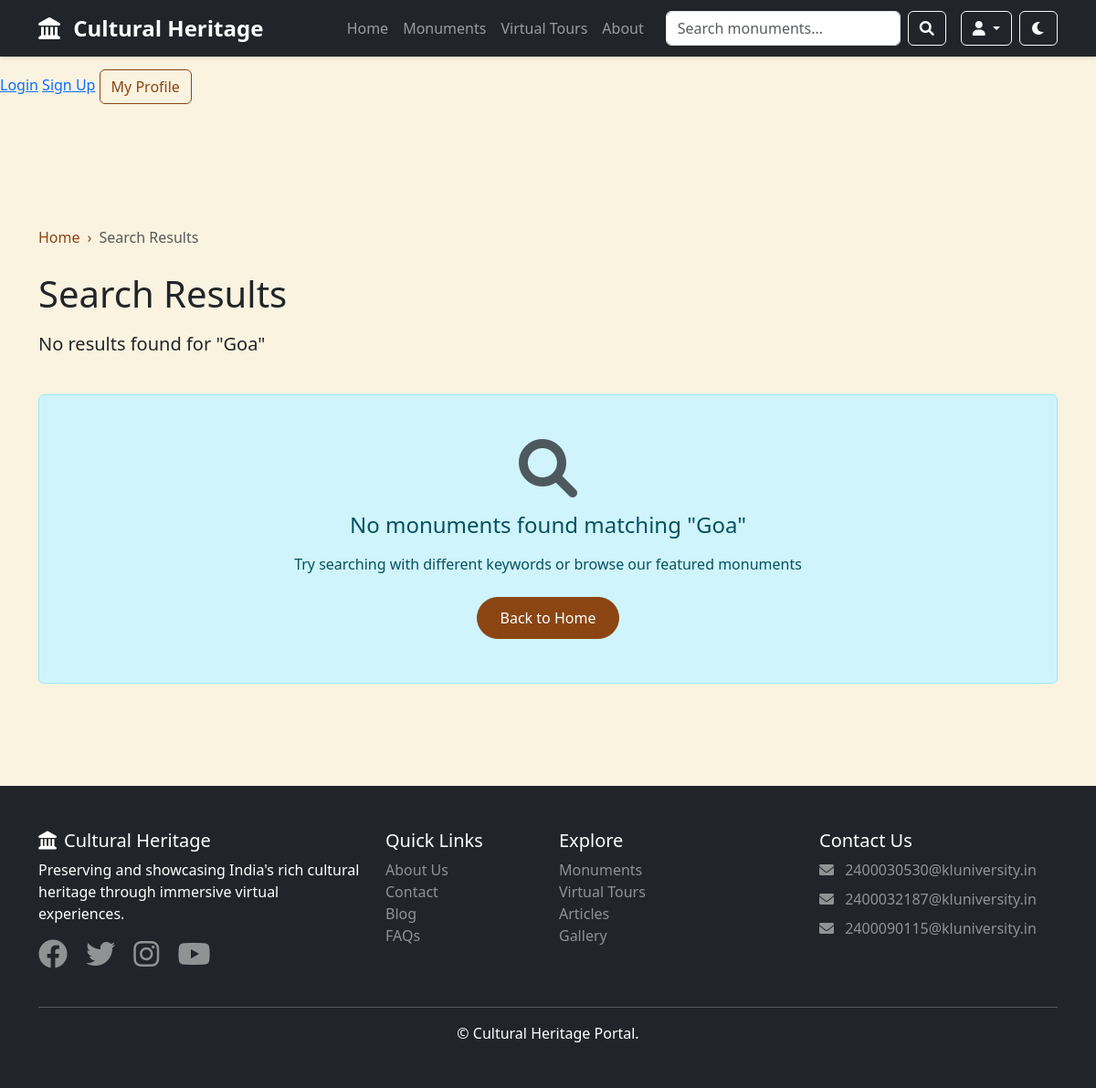
/search/?q=Goa, run on an earlier commit of the app's database.
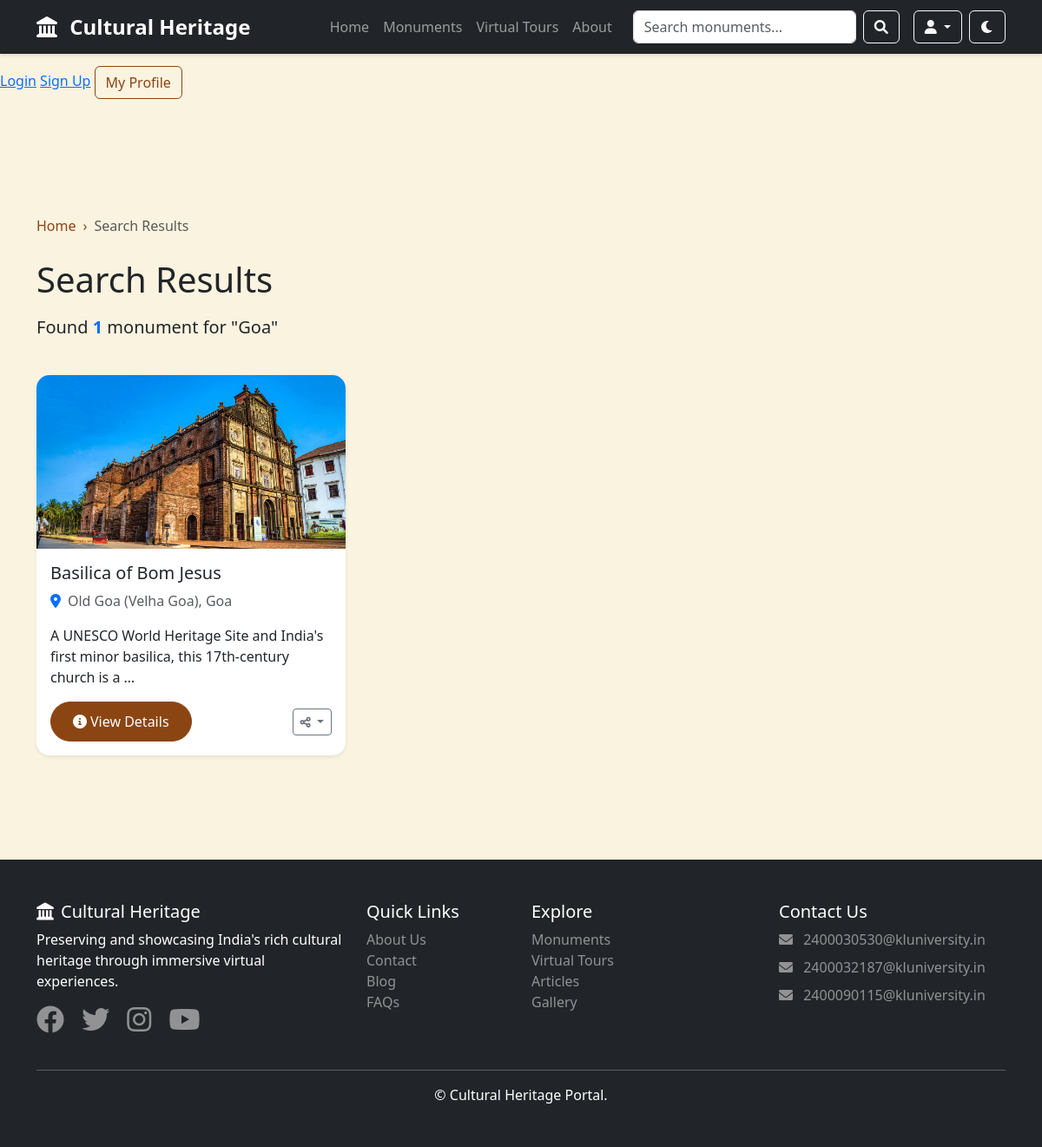
And on a later commit of the database.
### tours/models.py (models this page shows, shortened)
class Monument(models.Model):
    name = models.CharField(max_length=200)
    slug = models.SlugField(unique=True)
    description = models.TextField()
    short_description = models.CharField(max_length=300)
    location = models.CharField(max_length=200)
    state = models.CharField(max_length=100)
    latitude = models.FloatField(default=0.0)
    longitude = models.FloatField(default=0.0)
    period = models.CharField(max_length=100)
    dynasty = models.CharField(max_length=100)
    visiting_hours = models.CharField(max_length=200, default="10:00 AM - 6:00 PM")
    entry_fee = models.CharField(max_length=200, blank=True, default="Free")
    main_image = models.ImageField(upload_to='monuments/main/', null=True, blank=True)
    created_at = models.DateTimeField(auto_now_add=True)
    updated_at = models.DateTimeField(auto_now=True)
    class Meta:
        ordering = ['name']

### tours/views.py (the view)
# urls.py: path('search/', views.search, name='search'),  # Search functionality
def search(request):
    query = request.GET.get('q', '')
    monuments = []
    if query:
        monuments = Monument.objects.filter(
            models.Q(name__icontains=query) |
            models.Q(location__icontains=query) |
            models.Q(state__icontains=query) |
            models.Q(description__icontains=query)
        ).distinct()
    context = {
        'monuments': monuments,
        'query': query,
        'count': monuments.count() if monuments else 0
    }
    return render(request, 'search_results.html', context)

### templates/search_results.html (shortened to what this page needs)
{% extends 'base.html' %}
{% load static %}
{% block content %}
<div class="container py-5">
    <div class="row mb-4">
        <div class="col-12">
            <nav aria-label="breadcrumb">
                <ol class="breadcrumb">
                    <li class="breadcrumb-item"><a href="{% url 'tours:home' %}">Home</a></li>
                    <li class="breadcrumb-item active">Search Results</li>
                </ol>
            </nav>
            <h1 class="mb-3">Search Results</h1>
            <p class="lead">
                {% if count > 0 %}
                    Found <span class="fw-bold text-primary">{{ count }}</span> monument{{ count|pluralize }} for "{{ query }}"
                {% else %}
                    No results found for "{{ query }}"
                {% endif %}
            </p>
        </div>
    </div>
    <div class="row g-4">
        {% for monument in monuments %}
        <div class="col-md-4 mb-4">
            <div class="card h-100 shadow-sm hover-card">
                {% if monument.main_image and monument.main_image.url %}
                <img src="{{ monument.main_image.url }}" class="card-img-top" alt="{{ monument.name }}" style="height: 200px; object-fit: cover;">
                {% else %}
                <img src="https://via.placeholder.com/400x300?text={{ monument.name }}" class="card-img-top" alt="{{ monument.name }}" style="height: 200px; object-fit: cover;">
                {% endif %}
                <div class="card-body">
                    <h5 class="card-title">{{ monument.name }}</h5>
                    <p class="card-text text-muted">
                        <i class="fas fa-map-marker-alt text-primary me-2"></i>{{ monument.location }}, {{ monument.state }}
                    </p>
                    <p class="card-text">{{ monument.short_description|truncatewords:15 }}</p>
                    <div class="d-flex justify-content-between align-items-center">
                        <a href="{% url 'tours:monument_detail' monument.slug %}" class="btn btn-primary">
                            <i class="fas fa-info-circle me-1"></i>View Details
                        </a>
                        <div class="dropdown">
                            <button class="btn btn-outline-secondary btn-sm dropdown-toggle" type="button" data-bs-toggle="dropdown">
                                <i class="fas fa-share-alt"></i>
                            </button>
                        </div>
                    </div>
                </div>
            </div>
        </div>
        {% empty %}
        <div class="col-12">
            <div class="alert alert-info text-center py-5">
                <i class="fas fa-search fa-4x mb-3 text-muted"></i>
                <h4 class="mb-3">No monuments found matching "{{ query }}"</h4>
                <p class="mb-4">Try searching with different keywords or browse our featured monuments</p>
                <a href="{% url 'tours:home' %}" class="btn btn-primary">Back to Home</a>
            </div>
        </div>
        {% endfor %}
    </div>
</div>
{% endblock %}

What changed in the data, as far as the page shows it:
added Monument: state "Goa", main_image (picture), name "Basilica of Bom Jesus", location "Old Goa (Velha Goa)", short_description "A UNESCO World Heritage Site and India's first minor basilica, this 17th-century church is a …"
Also different on the page:
{{ count }}: (not shown) → "1"
{{ query }}: "Goa" → (not shown)
text no longer shown: "No results found for \" No monuments found matching \" Try searching with different keywords or browse our featured monuments Back to Home"
text now shown: "Found monument for \""
